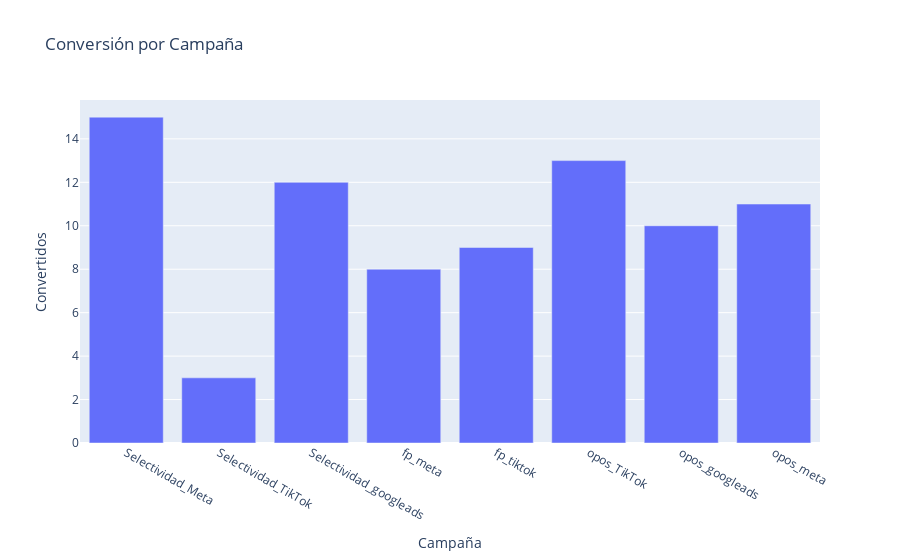

The notebook cell saved with this chart:
### Code cell
conversion_by_campaign = filtered_df.groupby("name")["converted"].sum().reset_index()

fig1 = px.bar(
    conversion_by_campaign,
    x="name",
    y="converted",
    title="Conversión por Campaña",
    labels={"name": "Campaña", "converted": "Convertidos"},
)
fig1.show()

### Figure 1 — Plotly figure (JSON) as saved in the notebook; plotly's stock layout.template omitted (floating-point values rounded to 4 significant figures)
{"data": [{"hovertemplate": "Campaña=%{x}<br>Convertidos=%{y}<extra></extra>", "legendgroup": "", "marker": {"color": "#636efa", "pattern": {"shape": ""}}, "name": "", "orientation": "v", "showlegend": false, "textposition": "auto", "type": "bar", "x": ["Selectividad_Meta", "Selectividad_TikTok", "Selectividad_googleads", "fp_meta", "fp_tiktok", "opos_TikTok", "opos_googleads", "opos_meta"], "xaxis": "x", "y": [15, 3, 12, 8, 9, 13, 10, 11], "yaxis": "y"}], "layout": {"barmode": "relative", "legend": {"tracegroupgap": 0}, "title": {"text": "Conversión por Campaña"}, "xaxis": {"anchor": "y", "domain": [0, 1], "title": {"text": "Campaña"}}, "yaxis": {"anchor": "x", "domain": [0, 1], "title": {"text": "Convertidos"}}}}
